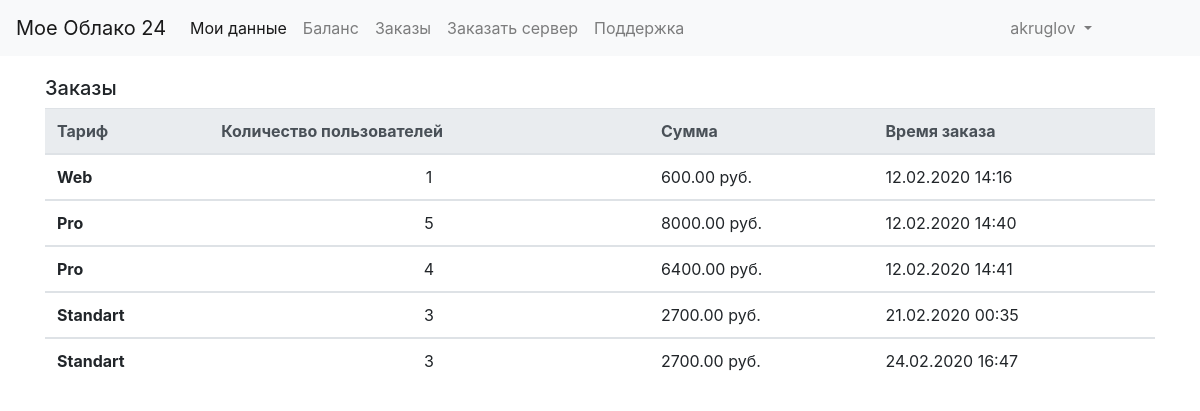
/orderlist/ (signed in), run on the app's committed database.
### core/models.py (models this page shows, shortened)
class Order(models.Model):
	user = models.ForeignKey(settings.AUTH_USER_MODEL, on_delete=models.CASCADE)
	datetime = models.DateTimeField(verbose_name='Дата', default=timezone.now)
	configuration = models.ForeignKey('Configurations', on_delete=models.CASCADE)
	countuser = models.IntegerField(verbose_name='Количество пользователей')
	amount =  models.DecimalField(verbose_name='Сумма', max_digits=18, decimal_places=2)
	class Meta:
		verbose_name = 'Заказы'
		verbose_name_plural = 'Заказы'

class Configurations(models.Model):
	 name = models.CharField(max_length=30)
	 tarif = models.DecimalField(verbose_name='Тариф', max_digits=18, decimal_places=2)
	 def __str__(self):
	 	return self.name
	 class Meta:
	 	verbose_name_plural='Конфигурация'

### core/views.py (the view)
# urls.py: path('orderlist/', views.OrderListView.as_view(), name='orderlist'),
class OrderListView(LoginRequiredMixin, ListView):
	model = Order
	template_name = 'order/order_list.html'
	def get_queryset(self):
		if self.request.user.is_staff:
			return Order.objects.all()
		return Order.objects.filter(user=self.request.user)

### core/templates/order/order_list.html (shortened to what this page needs)
{% extends 'base.html'%}
{% load static %}
{% block styles %}
<link rel="stylesheet" type="text/css" href="{% static 'core/css/index.css' %}">
 {% endblock %}
 {% block content %}
 <div class="container">
 	<h5>Заказы</h5>
<table class="table">
  <thead class="thead-light">
    <tr>
      <th scope="col">Тариф</th>
      <th scope="col">Количество пользователей</th>
      <th scope="col">Сумма</th>
      <th scope="col">Время заказа</th>
    </tr>
  </thead>
  {% for order in object_list %}
  <tbody>
    <tr>
      <th scope="row">{{ order.configuration }}</th>
      <td align="center">{{ order.countuser }}</td>
      <td>{{ order.amount}} руб.</td>
      <td>{{ order.datetime|date:"d.m.Y" }} {{ order.datetime|time:"H:i" }}</td>
    </tr>
  </tbody>
  {% empty %}
    <li>Заказов нет</li>
  {% endfor %}
</table>
</div>
 {% endblock %}

### templates/base.html (shortened to what this page needs)
{% load static %}
<html lang='ru'>
<head>
	<link rel="stylesheet" type="text/css" href="{% static 'bootstrap/css/bootstrap.min.css' %}">
	{% block styles %}{% endblock %}
	<body>
		{% block nav %}
	<nav class="navigation navbar navbar-expand-lg navbar-light bg-light">
  <a class="navbar-brand" href="{% url 'index' %}">Мое Облако 24</a>
  <div class="collapse navbar-collapse" id="navbarNav">
    <ul class="navbar-nav">
      <li class="nav-item active">
        <a class="nav-link" href="{% url 'index' %}">Мои данные <span class="sr-only">(current)</span></a>
      </li>
      <li class="nav-item">
        <a class="nav-link" href="{% url 'balance' %}">Баланс</a>
      </li>
      <li class="nav-item">
        <a class="nav-link" href="{% url 'orderlist' %}">Заказы</a>
      <li class="nav-item">
        <a class="nav-link" href="{% url 'order' %}">Заказать сервер</a>
      </li>
      <li class="nav-item">
        <a class="nav-link" href="{% url 'feedback-list' %}">Поддержка</a>
      </li>
    </ul>
    {% if request.user.is_authenticated %}
    <ul class="navbar-nav navbar-right">
        <li class="nav-item dropdown">
        <a class="nav-link dropdown-toggle" href="#" id="navbarDropdown" role="button" data-toggle="dropdown" aria-haspopup="true" aria-expanded="false">
          {{user}}
        </a>
      </li>
    </ul>
    {% endif %}
  </div>
</nav>
		{% endblock %}
		{% block content %} {% endblock %}
	</body>
</head>
</html>

### core/static/core/css/index.css (style rules this page uses)
.navigation { margin-bottom: 20px; }
.navbar-right { position:absolute; right: 100px; }

### data on the page
Order: configuration "Web", countuser "1", amount "600.00", datetime "12.02.2020", datetime "14:16"
Order: configuration "Pro", countuser "5", amount "8000.00", datetime "12.02.2020", datetime "14:40"
Order: configuration "Pro", countuser "4", amount "6400.00", datetime "12.02.2020", datetime "14:41"
Order: configuration "Standart", countuser "3", amount "2700.00", datetime "21.02.2020", datetime "00:35"
Order: configuration "Standart", countuser "3", amount "2700.00", datetime "24.02.2020", datetime "16:47"

### other printed values
{{ user }} "akruglov"
